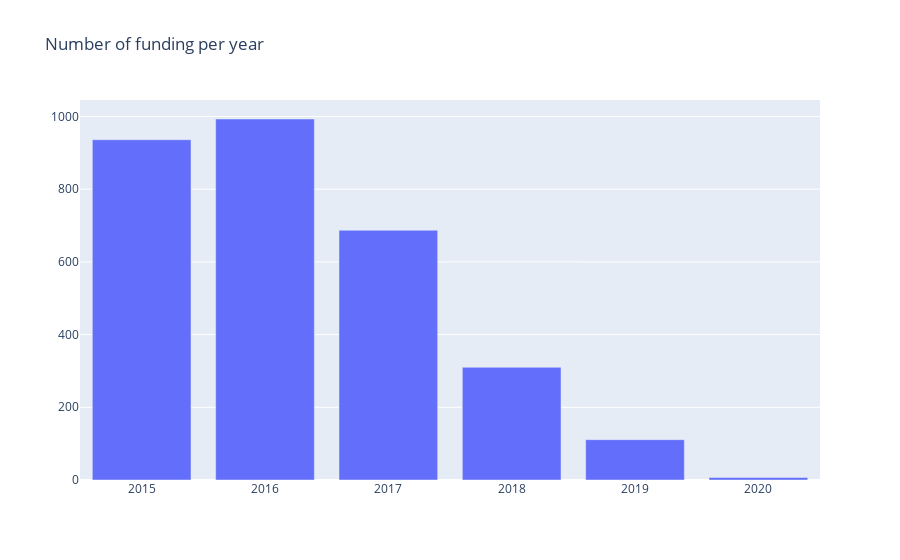

The cell this chart's notebook holds for it:
### Code cell
fig = go.Figure(data= go.Bar(x=num_of_funding_rounds.index,
                             y=num_of_funding_rounds.values),
               layout_title_text='Number of funding per year',
)

fig.show()

### Figure 1 — Plotly figure (JSON) as saved in the notebook; plotly's stock layout.template omitted (floating-point values rounded to 4 significant figures)
{"data": [{"type": "bar", "x": [2015, 2016, 2017, 2018, 2019, 2020], "y": [936, 993, 687, 310, 111, 7]}], "layout": {"title": {"text": "Number of funding per year"}}}
